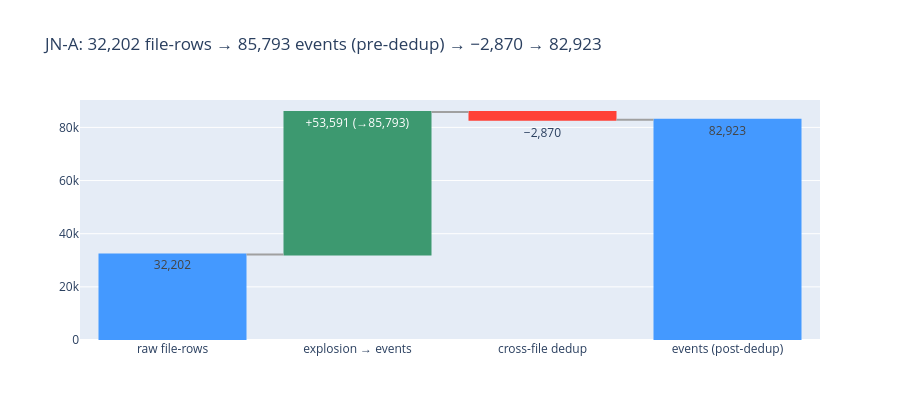
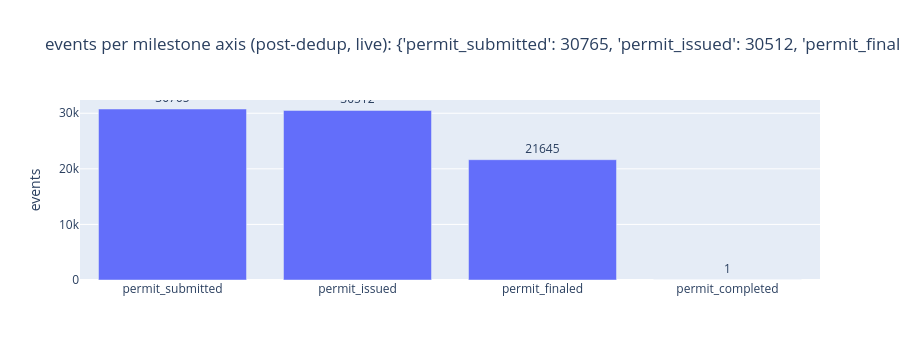

The notebook cell saved with these charts, in order:
### Markdown cell above
### VIZ 1 — the explosion + dedup (the subject is a flow)
**What it shows.** raw file-rows → fan-out into milestone events → cross-file dedup → the live event stream.
Derives from `ingestion_runs` (raw-rows / ingested = the conservation anchor) and the live `events` count.

### Code cell
import sqlite3, os
import plotly.graph_objects as go
DBP=os.path.expanduser('~/berkeley-data/databases/berkeley_housing_v4.db')
con=sqlite3.connect(f'file:{DBP}?mode=ro',uri=True)   # READ-ONLY — viz never writes / never re-ingests
raw_rows, pre_dedup = con.execute("SELECT rows_in_source, rows_ingested FROM ingestion_runs ORDER BY run_id DESC LIMIT 1").fetchone()
post = con.execute("SELECT COUNT(*) FROM events").fetchone()[0]
dedup = pre_dedup - post
by = dict(con.execute("SELECT event_type_code, COUNT(*) FROM events GROUP BY 1 ORDER BY 2 DESC").fetchall())
# waterfall: raw rows -> explosion -> dedup -> post
fig=go.Figure(go.Waterfall(measure=['absolute','relative','relative','total'],
  x=['raw file-rows','explosion → events','cross-file dedup','events (post-dedup)'],
  y=[raw_rows, pre_dedup-raw_rows, -dedup, 0],
  text=[f'{raw_rows:,}', f'+{pre_dedup-raw_rows:,} (→{pre_dedup:,})', f'−{dedup:,}', f'{post:,}'],
  connector={'line':{'color':'rgb(160,160,160)'}}))
fig.update_layout(title=f'JN-A: {raw_rows:,} file-rows → {pre_dedup:,} events (pre-dedup) → −{dedup:,} → {post:,}', height=420)
fig.show()
# per-milestone axis (post-dedup, live)
fig2=go.Figure(go.Bar(x=list(by), y=list(by.values()), text=list(by.values()), textposition='outside'))
fig2.update_layout(title=f'events per milestone axis (post-dedup, live): {by}', yaxis_title='events', height=360)
fig2.show()
print('raw_rows',raw_rows,'pre_dedup',pre_dedup,'dedup',dedup,'post',post,by)

### Figure 1 — Plotly figure (JSON) as saved in the notebook; plotly's stock layout.template omitted (floating-point values rounded to 4 significant figures)
{"data": [{"connector": {"line": {"color": "rgb(160,160,160)"}}, "measure": ["absolute", "relative", "relative", "total"], "text": ["32,202", "+53,591 (→85,793)", "−2,870", "82,923"], "type": "waterfall", "x": ["raw file-rows", "explosion → events", "cross-file dedup", "events (post-dedup)"], "y": [32202, 53591, -2870, 0]}], "layout": {"height": 420, "title": {"text": "JN-A: 32,202 file-rows → 85,793 events (pre-dedup) → −2,870 → 82,923"}}}

### Figure 2 — Plotly figure (JSON) as saved in the notebook; plotly's stock layout.template omitted (floating-point values rounded to 4 significant figures)
{"data": [{"text": ["30765", "30512", "21645", "1"], "textposition": "outside", "type": "bar", "x": ["permit_submitted", "permit_issued", "permit_finaled", "permit_completed"], "y": [30765, 30512, 21645, 1]}], "layout": {"height": 360, "title": {"text": "events per milestone axis (post-dedup, live): {'permit_submitted': 30765, 'permit_issued': 30512, 'permit_finaled': 21645, 'permit_completed': 1}"}, "yaxis": {"title": {"text": "events"}}}}
